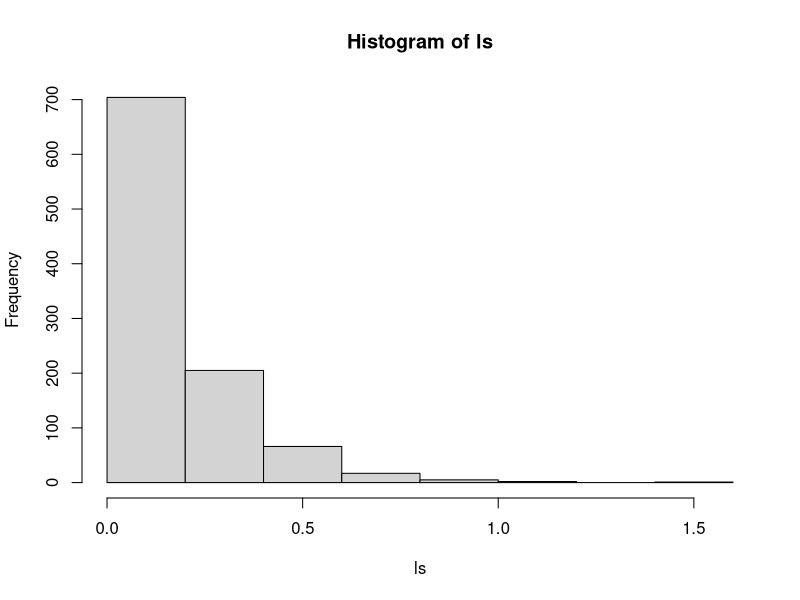

Source code (R):

n <- 1000
reps <- 1000

ls <- numeric()
lvec <- (1:n)/(n+1)

set.seed(708)
for (r in 1:reps){
	pvec <- sort(runif(n))
	ls[[r]] <- sum((pvec-lvec)^2)
	## ls[[r]] <- sum(abs(pvec-lvec))
}

print(mean(ls))
print(sd(ls))
print(range(ls))

silent <- hist(ls)
